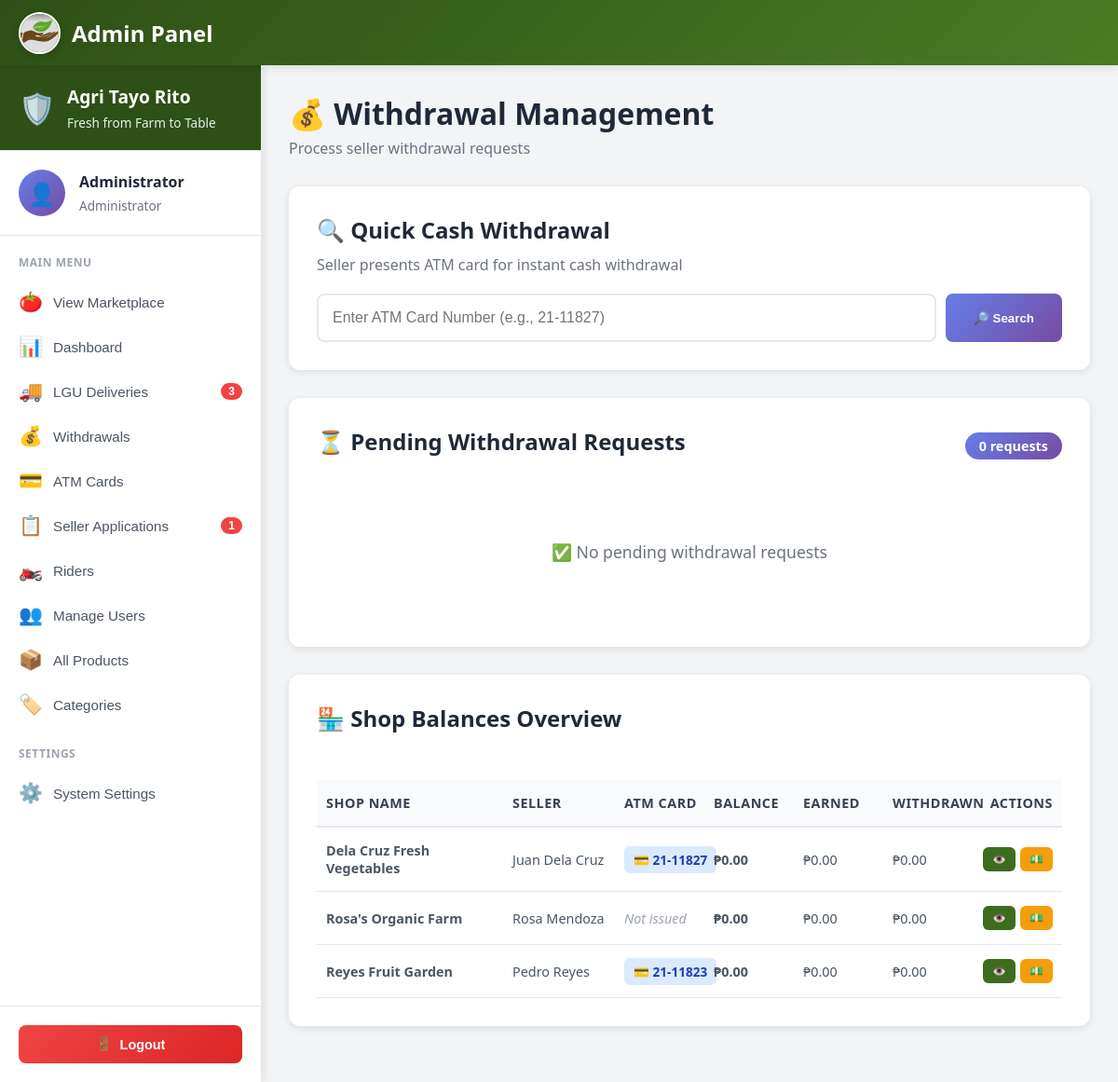
The page /public/profile/admin/withdrawals (signed in) on the database as committed earlier.
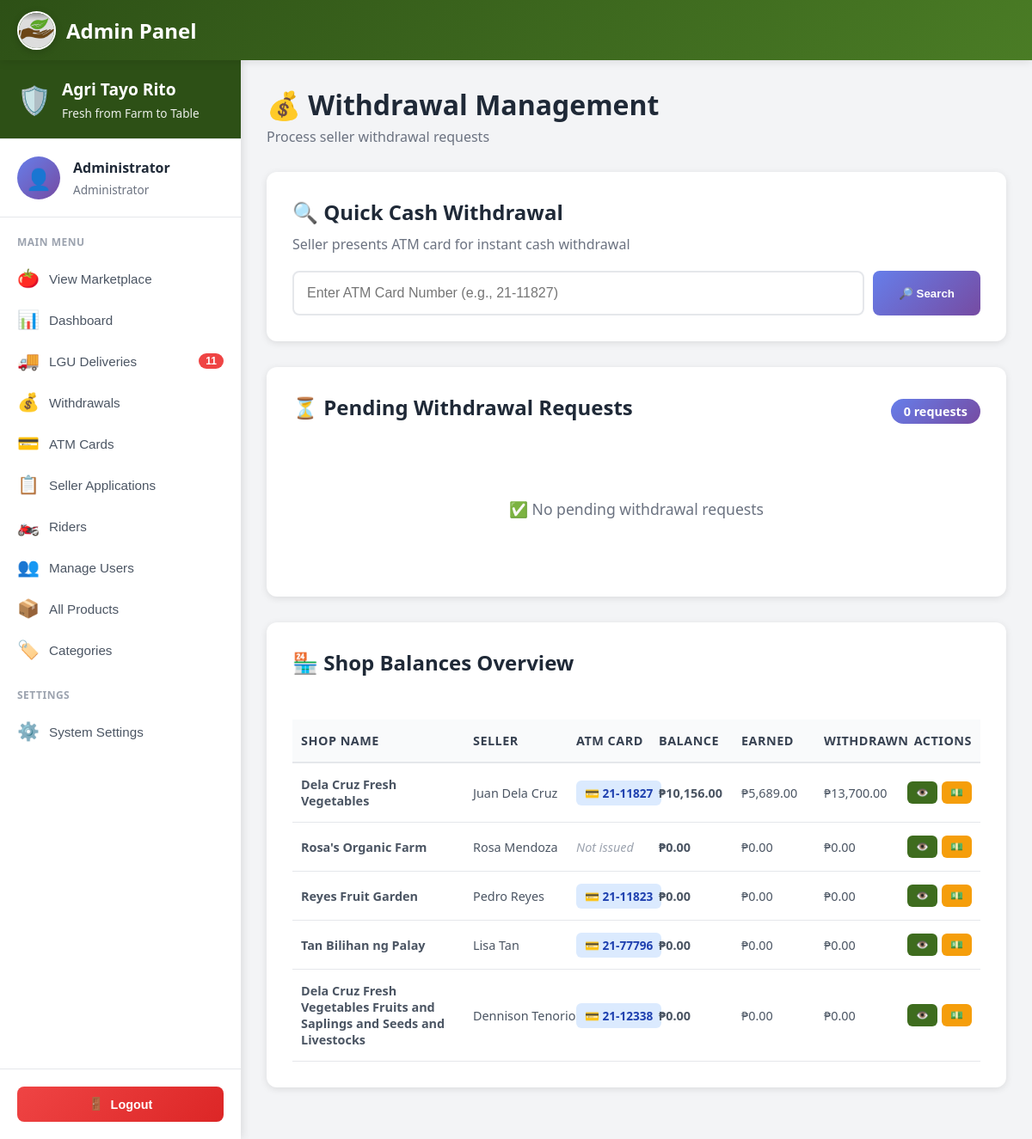
The same page on the database as committed later.
### tables this page shows
CREATE TABLE `seller_profiles` (
  `sellerID` int(11) NOT NULL,
  `shopID` int(11) DEFAULT NULL,
  `userID` int(11) NOT NULL,
  `business_name` varchar(255) NOT NULL,
  `business_description` text DEFAULT NULL,
  `farm_location` text DEFAULT NULL,
  `rating` decimal(2,1) DEFAULT 0.0,
  `total_sales` int(11) DEFAULT 0,
  `is_verified` tinyint(1) DEFAULT 0,
  `created_at` timestamp NOT NULL DEFAULT current_timestamp()
);

CREATE TABLE `shops` (
  `shopID` int(11) NOT NULL,
  `sellerID` int(11) NOT NULL,
  `shop_name` varchar(255) NOT NULL,
  `shop_slug` varchar(255) NOT NULL,
  `shop_description` text DEFAULT NULL,
  `shop_logo` varchar(500) DEFAULT NULL,
  `shop_banner` varchar(500) DEFAULT NULL,
  `farm_location` text DEFAULT NULL,
  `business_hours` varchar(255) DEFAULT NULL,
  `contact_number` varchar(20) DEFAULT NULL,
  `rating` decimal(3,2) DEFAULT 0.00,
  `total_products` int(11) DEFAULT 0,
  `total_orders` int(11) DEFAULT 0,
  `total_reviews` int(11) DEFAULT 0,
  `balance` decimal(10,2) DEFAULT 0.00,
  `total_earned` decimal(10,2) DEFAULT 0.00,
  `total_withdrawn` decimal(10,2) DEFAULT 0.00,
  `atm_card_number` varchar(50) DEFAULT NULL,
  `atm_card_issued_at` timestamp NULL DEFAULT NULL,
  `is_verified` tinyint(1) DEFAULT 0,
  `is_active` tinyint(1) DEFAULT 1,
  `created_at` timestamp NOT NULL DEFAULT current_timestamp(),
  `updated_at` timestamp NOT NULL DEFAULT current_timestamp() ON UPDATE current_timestamp()
);

CREATE TABLE `users` (
  `userID` int(11) NOT NULL,
  `email` varchar(255) NOT NULL,
  `profile_image` varchar(500) DEFAULT NULL,
  `password_hash` varchar(255) NOT NULL,
  `full_name` varchar(200) NOT NULL,
  `phone` varchar(20) DEFAULT NULL,
  `avatar` varchar(255) DEFAULT '/images/avatars/avt1.jpg',
  `role` enum('buyer','seller','admin') DEFAULT 'buyer',
  `is_active` tinyint(1) DEFAULT 1,
  `created_at` timestamp NOT NULL DEFAULT current_timestamp(),
  `updated_at` timestamp NOT NULL DEFAULT current_timestamp() ON UPDATE current_timestamp()
);

### app/models/Shop.php (called while the page is built, shortened)
<?php
require_once __DIR__ . '/../../config/database.php';
class Shop
{
    private $conn;
    private $table = 'shops';
    private $sellerProfilesTable = 'seller_profiles';
    public function __construct()
    {
        $database = new Database();
        $this->conn = $database->connect();
    }
    public function getAllShopsWithBalance()
    {
        $query = "SELECT s.*,
                        sp.business_name,
                        u.full_name as seller_name, u.email as seller_email
                 FROM {$this->table} s
                 JOIN {$this->sellerProfilesTable} sp ON s.sellerID = sp.sellerID
                 JOIN users u ON sp.userID = u.userID
                 WHERE s.is_active = 1
                 ORDER BY s.balance DESC";
        $stmt = $this->conn->query($query);
        return $stmt->fetchAll(PDO::FETCH_ASSOC);
    }
}

### config/database.php (called while the page is built)
<?php
class Database
{
    private $host = "localhost";
    private $user = "root";
    private $pass = "";
    private $dbname = "agri_db";
    private $conn;
    public function connect()
    {
        if ($this->conn === null) {
            try {
                $dsn = "mysql:host={$this->host};dbname={$this->dbname};charset=utf8mb4";
                $this->conn = new PDO($dsn, $this->user, $this->pass);
                $this->conn->setAttribute(PDO::ATTR_ERRMODE, PDO::ERRMODE_EXCEPTION);
            } catch (PDOException $e) {
                die("Database Error: " . $e->getMessage());
            }
        }
        return $this->conn;
    }
}

### app/views/profile/admin/withdrawals.php (the view, shortened to what the changed rows need)
<?php
require_once __DIR__ . '/../../../../config/config.php';
require_once __DIR__ . '/../../../../config/database.php';
require_once __DIR__ . '/../../../models/Shop.php';
$shopModel = new Shop();
$allShops = $shopModel->getAllShopsWithBalance();
?>
<!DOCTYPE html>
<html lang="en">
<head>
    <link rel="stylesheet" href="<?php echo BASE_URL; ?>css/responsive.css">
    <link rel="stylesheet" href="<?php echo BASE_URL; ?>css/admin/dashboard.css">
</head>
<body>
    <?php
    require_once __DIR__ . '/admin-nav.php';
    ?>
    <main class="main-content">
        <div class="page-header">
            <h1 class="page-title">💰 Withdrawal Management</h1>
        </div>
        <section class="card-lookup-section">
            <h2 class="section-title">🔍 Quick Cash Withdrawal</h2>
        </section>
        <section class="pending-section">
            <div class="section-header">
                <h2 class="section-title">⏳ Pending Withdrawal Requests</h2>
            </div>
        </section>
        <section class="shops-section">
            <div class="section-header">
                <h2 class="section-title">🏪 Shop Balances Overview</h2>
            </div>
            <div class="table-container">
                <table class="data-table">
                    <thead>
                        <tr>
                            <th>Shop Name</th>
                            <th>Seller</th>
                            <th>ATM Card</th>
                            <th>Balance</th>
                            <th>Earned</th>
                            <th>Withdrawn</th>
                            <th>Actions</th>
                        </tr>
                    </thead>
                    <tbody>
                        <?php foreach ($allShops as $shop): ?>
                            <tr>
                                <td><strong><?php echo htmlspecialchars($shop['shop_name']); ?></strong></td>
                                <td><?php echo htmlspecialchars($shop['seller_name']); ?></td>
                                <td>
                                    <?php if ($shop['atm_card_number']): ?>
                                        <span class="card-number">💳 <?php echo htmlspecialchars($shop['atm_card_number']); ?></span>
                                    <?php else: ?>
                                        <span class="text-muted">Not issued</span>
                                    <?php endif; ?>
                                </td>
                                <td class="amount">₱<?php echo number_format($shop['balance'], 2); ?></td>
                                <td>₱<?php echo number_format($shop['total_earned'], 2); ?></td>
                                <td>₱<?php echo number_format($shop['total_withdrawn'], 2); ?></td>
                                <td>
                                    <div class="action-buttons">
                                        <button onclick="viewHistory(<?php echo $shop['shopID']; ?>, '<?php echo htmlspecialchars($shop['shop_name']); ?>')"
                                            class="btn-view-history">👁️</button>
                                        <button onclick="quickCash(<?php echo $shop['shopID']; ?>, '<?php echo htmlspecialchars($shop['shop_name']); ?>', <?php echo $shop['balance']; ?>)"
                                            class="btn-quick-cash">💵</button>
                                    </div>
                                </td>
                            </tr>
                        <?php endforeach; ?>
                    </tbody>
                </table>
            </div>
        </section>
    </main>
</body>
</html>

### app/views/profile/admin/admin-nav.php (shortened to what the changed rows need)
<?php
$current_page = basename($_SERVER['PHP_SELF'], '.php');
$db = new Database();
$conn = $db->connect();
$pending_applications = 0;
$pending_pickups = 0;
try {
    $stmt = $conn->query("SELECT COUNT(*) as total FROM seller_applications WHERE application_status = 'pending'");
    $pending_applications = $stmt->fetch(PDO::FETCH_ASSOC)['total'];
    $stmt = $conn->query("SELECT COUNT(*) as total FROM orders WHERE lgu_delivery_status = 'pending_pickup'");
    $pending_pickups = $stmt->fetch(PDO::FETCH_ASSOC)['total'];
} catch (Exception $e) {
}
?>
<aside class="admin-sidebar" id="adminSidebar">
    <div class="sidebar-header">
        <div class="sidebar-title">
            <h2>Agri Tayo Rito</h2>
        </div>
    </div>
    <nav class="nav-menu">
        <div class="nav-section">
            <button class="nav-item <?php echo $current_page === 'deliveries' ? 'active' : ''; ?>"
                    onclick="location.href='<?php echo BASE_URL; ?>profile/admin/deliveries'">
                <span class="nav-icon-menu">🚚</span>
                <span>LGU Deliveries</span>
                <?php if ($pending_pickups > 0): ?>
                    <span class="nav-badge"><?php echo $pending_pickups; ?></span>
                <?php endif; ?>
            </button>
            <button class="nav-item <?php echo $current_page === 'applications' ? 'active' : ''; ?>"
                    onclick="location.href='<?php echo BASE_URL; ?>profile/admin/applications'">
                <span class="nav-icon-menu">📋</span>
                <span>Seller Applications</span>
                <?php if ($pending_applications > 0): ?>
                    <span class="nav-badge"><?php echo $pending_applications; ?></span>
                <?php endif; ?>
            </button>
        </div>
    </nav>
</aside>

Rows that differ between the two databases and show on the page:
changed through a linked row, seller_profiles "Dela Cruz Fresh Vegetables": shopID.balance "0.00" → "10,156.00"; shopID.total_earned "0.00" → "5,689.00"; shopID.total_withdrawn "0.00" → "13,700.00"
added seller_profiles: shopID.shop_name "Tan Bilihan ng Palay", userID.full_name "Lisa Tan", shopID.atm_card_number "21-77796", shopID.balance "0.00", shopID.total_earned "0.00", shopID.total_withdrawn "0.00"
added seller_profiles: shopID.shop_name "Dela Cruz Fresh Vegetables Fruits and Saplings and Seeds and Livestocks", userID.full_name "Dennison Tenorio", shopID.atm_card_number "21-12338", shopID.balance "0.00", shopID.total_earned "0.00", shopID.total_withdrawn "0.00"
Other text that changed with them:
$pending_pickups: "3" → "11"
$pending_applications: "1" → (not shown)
